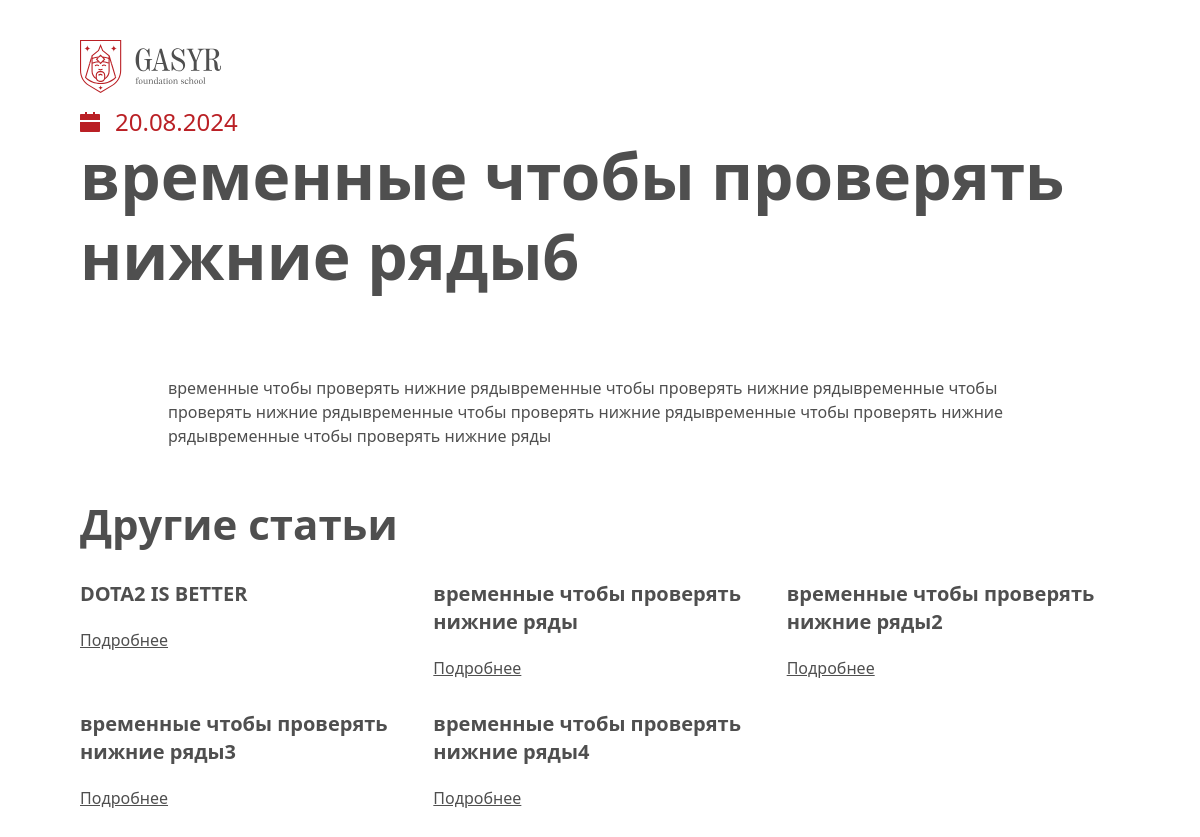
The app's page /news/7/ with its own data.
### news/models.py (models this page shows, shortened)
class News(models.Model):
    title = models.CharField(max_length=255)
    content = RichTextUploadingField()
    created_at = models.DateTimeField(auto_now_add=True)
    author = models.ForeignKey(settings.AUTH_USER_MODEL, on_delete=models.CASCADE)
    image = models.ImageField(upload_to='news_images/', null=True, blank=True)

### news/views.py (the view)
# urls.py: path('<int:news_id>/', news_detail, name='news_detail'),
def news_detail(request, news_id):
    news = get_object_or_404(News, id=news_id)
    other_articles = News.objects.exclude(id=news_id)[:5]
    return render(request, 'news/news_detail.html', {'news': news, 'other_articles': other_articles})

### news/templates/news/news_detail.html (shortened to what this page needs)
{% load static %}
<!DOCTYPE html>
<html lang="en">
<head>
    <link rel="stylesheet" href="{% static 'css/font.css' %}" />
    <link rel="stylesheet" href="{% static 'css/style.css' %}" />
    <script src="https://cdn.tailwindcss.com"></script>
    <link href="{% static "core/css/output.css" %}" rel="stylesheet">
</head>
<body>
    <header class="header max-w-[1040px] mx-[auto] pt-[40px]">
        <a href="{% url 'subjects:home' %}" class="header__logo"><img src="{% static 'core/images/logo.svg' %}" alt=""></a>
        <div class="header__date mt-[15px] flex gap-[15px] items-center">
            <img src="{% static 'core/icons/calendar-accent-red.svg' %}" alt="">
            <p class="header__date-text font-medium text-accent-red text-[24px] leading-[28px]">{{ news.created_at|date:"d.m.Y" }}</p>
        </div>
    </header>
    <section class="article__content max-w-[1040px] mx-[auto]">
        <h1 class="article__title font-bold text-[64px] leading-[80px] text-black-main mb-[20px]">{{ news.title }}</h1>
        <div class="article__texts text-black-main pt-[60px] px-[88px]">
            {{ news.content|safe }}
        </div>
    </section>
    <div class="article-other max-w-[1040px] mx-[auto] mt-[50px]">
        <h3 class="article-other__title font-bold text-[42px] leading-[52px] text-black-main mb-[20px]">Другие статьи</h3>
        <div class="article-other__inner grid gap-[20px] mt-[20px] grid-cols-3 mb-[80px]">
            {% for article in other_articles %}
            <div class="article-other__item max-w-[334px]">
                <h1 class="article-other__item-title mb-[20px] font-semibold text-[20px] leading-[28px] text-black-main">{{ article.title }}</h1>
                <a href="{% url 'news_detail' article.id %}" class="article-other__item-link text-[16px] leading-[22px] text-black-main font-medium underline">Подробнее</a>
            </div>
            {% endfor %}
        </div>
    </div>
</body>
</html>

### records on screen
News: created_at "20.08.2024", title "временные чтобы проверять нижние ряды6", content "временные чтобы проверять нижние рядывременные чтобы проверять нижние рядывременные чтобы проверять нижние рядывременные чтобы проверять нижние рядывременные чтобы проверять нижние рядывременные чтобы проверять нижние ряды"
News: title "DOTA2 IS BETTER"
News: title "временные чтобы проверять нижние ряды"
News: title "временные чтобы проверять нижние ряды2"
News: title "временные чтобы проверять нижние ряды3"
News: title "временные чтобы проверять нижние ряды4"
